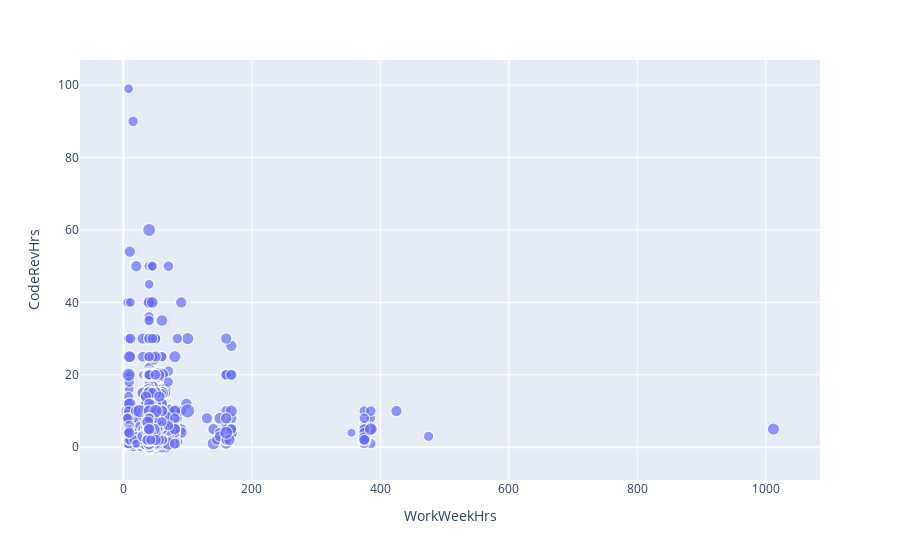

The notebook cell this image was saved under:
### Markdown cell above
Create a bubble plot of `WorkWeekHrs` and `CodeRevHrs`, use `Age` column as bubble size.

### Code cell
# your code goes here
import plotly.express as px
import matplotlib.pyplot as plt

QUERY = """
SELECT Age, CodeRevHrs, WorkWeekHrs FROM master
"""

df = pd.read_sql_query(QUERY,conn)
df = df.dropna()
fig = px.scatter(df, x = 'WorkWeekHrs', y = 'CodeRevHrs', size='Age')
fig.show()

### Figure 1 — Plotly figure (JSON) as saved in the notebook; plotly's stock layout.template omitted (floating-point values rounded to 4 significant figures; data arrays with more than 128 entries replaced by an {"elided": "..."} marker saying what was removed)
{"data": [{"hovertemplate": "WorkWeekHrs=%{x}<br>CodeRevHrs=%{y}<br>Age=%{marker.size}<extra></extra>", "legendgroup": "", "marker": {"color": "#636efa", "size": {"elided": "8669 int values"}, "sizemode": "area", "sizeref": 0.2475, "symbol": "circle"}, "mode": "markers", "name": "", "showlegend": false, "type": "scattergl", "x": {"elided": "8669 float values"}, "xaxis": "x", "y": {"elided": "8669 float values"}, "yaxis": "y"}], "layout": {"autosize": true, "legend": {"itemsizing": "constant", "tracegroupgap": 0}, "margin": {"t": 60}, "xaxis": {"anchor": "y", "autorange": true, "domain": [0, 1], "range": [-60.64, 1077.0], "title": {"text": "WorkWeekHrs"}, "type": "linear"}, "yaxis": {"anchor": "x", "autorange": true, "domain": [0, 1], "range": [-12.64, 109.4], "title": {"text": "CodeRevHrs"}, "type": "linear"}}}
